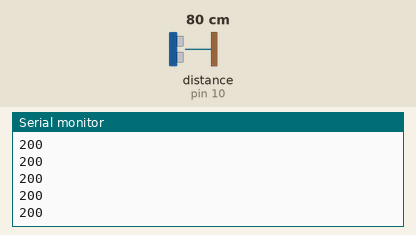
This sketch was run on a simulated Arduino Uno, built with avr-gcc and run on an emulated ATmega328P. Parts: the last lines printed to the serial monitor. Wiring (inferred from the names in the program): ultrasonic range finder: trigger pin 9; echo pin 10. The test bench sets the inputs (shaded band); at power-on: distance to the obstacle (sensor on pin 10) 80 cm. The echo pulse lasts 58.3 µs per cm.

Above: at 1.2 s.
1.3 s: distance to the obstacle (sensor on pin 10) set to 4 cm
At 1.45 s:
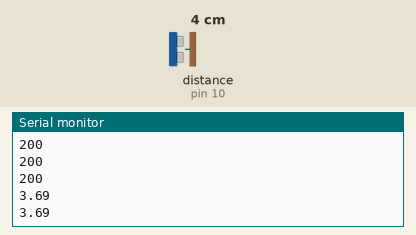
2.8 s: distance to the obstacle (sensor on pin 10) set to 9 cm
At 2.87 s:
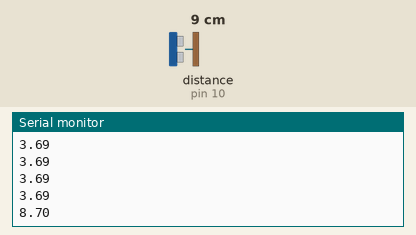
Timing chart, 0 to 5.8 s (numbered marks = the images above; inputs shaded):
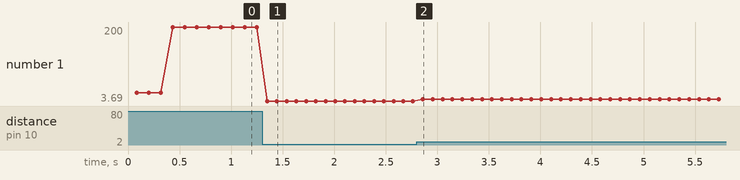

Measured:
- after the input at 1.3 s, the serial monitor: prints a new line after 0.05 s (image 1)
- after the input at 2.8 s, the serial monitor: prints a new line after 0.06 s (image 2)
- plotted number 1: 200 → 3.69 after the input at 1.3 s, 3.69 → 8.7 after the input at 2.8 s

The sketch:

FlappyRehabSensor.ino
```cpp
const int trigPin = 9;
const int echoPin = 10;

const int NUM_LEITURAS = 5;

float ultimaDistancia = 25.0;

unsigned long ultimaLeituraValida = 0;

const unsigned long TEMPO_TOLERANCIA = 350;

float medirDistancia() {

    digitalWrite(trigPin, LOW);
    delayMicroseconds(2);

    digitalWrite(trigPin, HIGH);
    delayMicroseconds(10);

    digitalWrite(trigPin, LOW);

    long duracao = pulseIn(echoPin, HIGH, 12000);

    if (duracao == 0) {
        return -1;
    }

    float distancia = duracao * 0.0343 / 2.0;

    if (distancia < 3 || distancia > 60) {
        return -1;
    }

    return distancia;
}

// Calcula a mediana das leituras válidas
float calcularMediana(float valores[], int quantidade) {

    for (int i = 0; i < quantidade - 1; i++) {

        for (int j = i + 1; j < quantidade; j++) {

            if (valores[i] > valores[j]) {

                float temp = valores[i];
                valores[i] = valores[j];
                valores[j] = temp;
            }
        }
    }

    return valores[quantidade / 2];
}

void setup() {

    Serial.begin(9600);

    pinMode(trigPin, OUTPUT);
    pinMode(echoPin, INPUT);

    digitalWrite(trigPin, LOW);
}

void loop() {

    float leituras[NUM_LEITURAS];

    int quantidadeValidas = 0;

    for (int i = 0; i < NUM_LEITURAS; i++) {

        float distancia = medirDistancia();

        if (distancia > 0) {

            leituras[quantidadeValidas] = distancia;
            quantidadeValidas++;
        }

        delay(12);
    }

    // Precisamos de pelo menos 3 leituras válidas
    if (quantidadeValidas >= 3) {

        float mediana = calcularMediana(
            leituras,
            quantidadeValidas
        );

        ultimaDistancia = mediana;
        ultimaLeituraValida = millis();

        Serial.println(ultimaDistancia);

    } else {

        // Mantém a última leitura por um curto período
        if (millis() - ultimaLeituraValida <
                TEMPO_TOLERANCIA) {

            Serial.println(ultimaDistancia);

        } else {

            // 200 significa que a mão não foi detectada
            Serial.println(200);
        }
    }

    delay(30);
}
```
